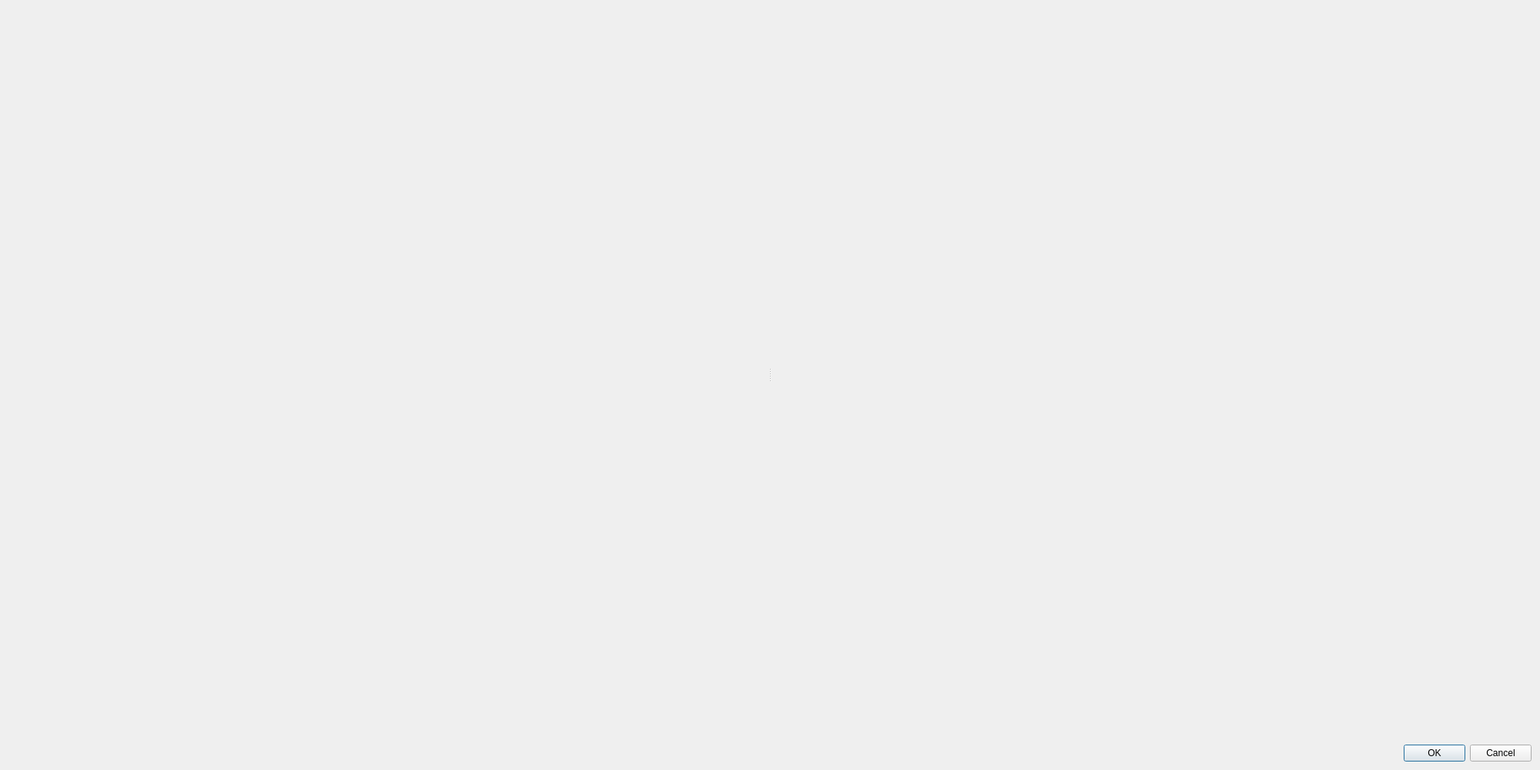
<?xml version="1.0" encoding="UTF-8"?>
<ui version="4.0">
 <class>lcTrainTrackSystemDialog</class>
 <widget class="QDialog" name="lcTrainTrackSystemDialog">
  <property name="geometry">
   <rect>
    <x>0</x>
    <y>0</y>
    <width>2000</width>
    <height>1000</height>
   </rect>
  </property>
  <property name="windowTitle">
   <string>Train track system Wizard</string>
  </property>
  
  <layout class="QVBoxLayout" name="verticalLayout">
   
   <item>
    
     
     
          <widget class="QSplitter" name="splitter">
            <property name="sizePolicy">
             <sizepolicy hsizetype="Expanding" vsizetype="Expanding">
              <horstretch>0</horstretch>
              <verstretch>0</verstretch>
             </sizepolicy>
            </property>
            <property name="orientation">
             <enum>Qt::Horizontal</enum>
            </property>     


            <widget class="QFrame" name="partSelector">
                <property name="sizePolicy">
                  <sizepolicy hsizetype="Preferred" vsizetype="Preferred">
                   <horstretch>1</horstretch>
                   <verstretch>0</verstretch>
                  </sizepolicy>
                </property>
                
                <property name="frameShape">
                  <enum>QFrame::NoFrame</enum>
                </property>
                <property name="frameShadow">
                  <enum>QFrame::Plain</enum>
                </property>
            </widget>

            <widget class="QFrame" name="trainTrackSystemFrame">
                <property name="sizePolicy">
                  <sizepolicy hsizetype="Preferred" vsizetype="Preferred">
                   <horstretch>1</horstretch>
                   <verstretch>0</verstretch>
                  </sizepolicy>
                </property>
                
                <property name="frameShape">
                  <enum>QFrame::NoFrame</enum>
                </property>
                <property name="frameShadow">
                  <enum>QFrame::Plain</enum>
                </property>
            </widget>
          </widget>
          








    
   </item>
 
   <item>
    <widget class="QDialogButtonBox" name="buttonBox">
     <property name="orientation">
      <enum>Qt::Horizontal</enum>
     </property>
     <property name="standardButtons">
      <set>QDialogButtonBox::Cancel|QDialogButtonBox::Ok</set>
     </property>
    </widget>
   </item>


 


  </layout>


 </widget>

 
 <resources/>
 <connections>
  <connection>
   <sender>buttonBox</sender>
   <signal>accepted()</signal>
   <receiver>lcTrainTrackSystemDialog</receiver>
   <slot>accept()</slot>

  </connection>
  <connection>
   <sender>buttonBox</sender>
   <signal>rejected()</signal>
   <receiver>lcTrainTrackSystemDialog</receiver>
   <slot>reject()</slot>

  </connection>
 </connections>
</ui>
